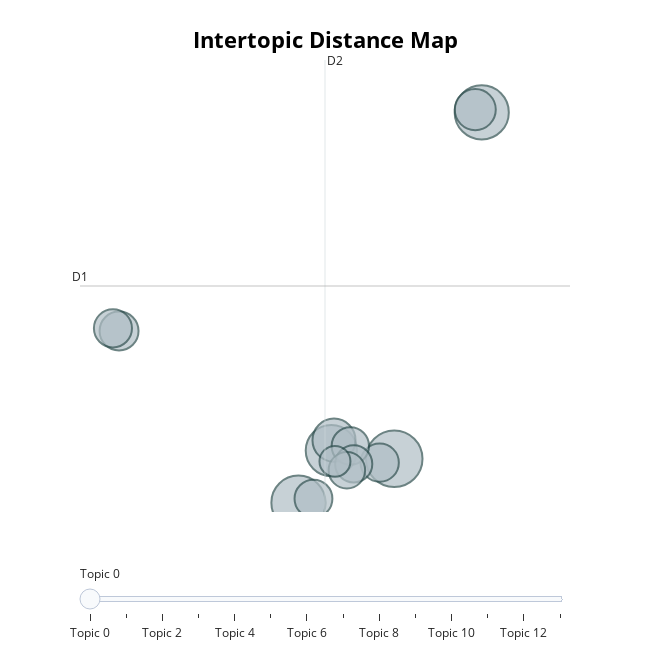

This figure's notebook cell:
### Code cell
model.visualize_topics()

### Figure 1 — Plotly figure (JSON) as saved in the notebook; plotly's stock layout.template omitted (floating-point values rounded to 4 significant figures)
{"data": [{"customdata": [[0, "electoral | college | vote | president | electors", 190], [1, "cars | driving | driverless | car | driver", 174], [2, "advice | people | ask | multiple | opinions", 174], [3, "online | students | classes | school | home", 156], [4, "emotions | facial | technology | computer | could", 110], [5, "car | cars | usage | air | pollution", 100], [6, "venus | author | planet | earth | dangers", 90], [7, "sports | average | grade | grades | school", 87], [8, "face | mars | landform | aliens | natural", 86], [9, "community | service | think | help | school", 85], [10, "phones | cell | phone | use | class", 83], [11, "extracurricular | activities | activity | students | school", 82], [12, "projects | summer | project | students | designed", 79], [13, "seagoing | animals | cowboys | cowboy | luke", 57]], "hovertemplate": "<b>Topic %{customdata[0]}</b><br>%{customdata[1]}<br>Size: %{customdata[2]}", "legendgroup": "", "marker": {"color": "#B0BEC5", "line": {"color": "DarkSlateGrey", "width": 2}, "size": [190, 174, 174, 156, 110, 100, 90, 87, 86, 85, 83, 82, 79, 57], "sizemode": "area", "sizeref": 0.1187, "symbol": "circle"}, "mode": "markers", "name": "", "orientation": "v", "showlegend": false, "type": "scatter", "x": [13.39, 15.73, 10.83, 11.71, 11.78, 15.56, 6.035, 13.0, 5.872, 11.23, 12.22, 12.31, 12.13, 11.81], "xaxis": "x", "y": [-1.136, 20.24, -3.842, -0.6268, 0.01621, 20.41, 6.75, -1.372, 6.913, -3.598, -0.3431, -1.45, -1.841, -1.294], "yaxis": "y"}], "layout": {"annotations": [{"showarrow": false, "text": "D1", "x": 4.991, "y": 9.528, "yshift": 10}, {"showarrow": false, "text": "D2", "x": 11.54, "xshift": 10, "y": 23.47}], "height": 650, "hoverlabel": {"bgcolor": "white", "font": {"family": "Rockwell", "size": 16}}, "legend": {"itemsizing": "constant", "tracegroupgap": 0}, "margin": {"t": 60}, "shapes": [{"line": {"color": "#CFD8DC", "width": 2}, "type": "line", "x0": 11.54, "x1": 11.54, "y0": -4.418, "y1": 23.47}, {"line": {"color": "#9E9E9E", "width": 2}, "type": "line", "x0": 4.991, "x1": 18.09, "y0": 9.528, "y1": 9.528}], "sliders": [{"active": 0, "pad": {"t": 50}, "steps": [{"args": [{"marker.color": [["red", "#B0BEC5", "#B0BEC5", "#B0BEC5", "#B0BEC5", "#B0BEC5", "#B0BEC5", "#B0BEC5", "#B0BEC5", "#B0BEC5", "#B0BEC5", "#B0BEC5", "#B0BEC5", "#B0BEC5"]]}], "label": "Topic 0", "method": "update"}, {"args": [{"marker.color": [["#B0BEC5", "red", "#B0BEC5", "#B0BEC5", "#B0BEC5", "#B0BEC5", "#B0BEC5", "#B0BEC5", "#B0BEC5", "#B0BEC5", "#B0BEC5", "#B0BEC5", "#B0BEC5", "#B0BEC5"]]}], "label": "Topic 1", "method": "update"}, {"args": [{"marker.color": [["#B0BEC5", "#B0BEC5", "red", "#B0BEC5", "#B0BEC5", "#B0BEC5", "#B0BEC5", "#B0BEC5", "#B0BEC5", "#B0BEC5", "#B0BEC5", "#B0BEC5", "#B0BEC5", "#B0BEC5"]]}], "label": "Topic 2", "method": "update"}, {"args": [{"marker.color": [["#B0BEC5", "#B0BEC5", "#B0BEC5", "red", "#B0BEC5", "#B0BEC5", "#B0BEC5", "#B0BEC5", "#B0BEC5", "#B0BEC5", "#B0BEC5", "#B0BEC5", "#B0BEC5", "#B0BEC5"]]}], "label": "Topic 3", "method": "update"}, {"args": [{"marker.color": [["#B0BEC5", "#B0BEC5", "#B0BEC5", "#B0BEC5", "red", "#B0BEC5", "#B0BEC5", "#B0BEC5", "#B0BEC5", "#B0BEC5", "#B0BEC5", "#B0BEC5", "#B0BEC5", "#B0BEC5"]]}], "label": "Topic 4", "method": "update"}, {"args": [{"marker.color": [["#B0BEC5", "#B0BEC5", "#B0BEC5", "#B0BEC5", "#B0BEC5", "red", "#B0BEC5", "#B0BEC5", "#B0BEC5", "#B0BEC5", "#B0BEC5", "#B0BEC5", "#B0BEC5", "#B0BEC5"]]}], "label": "Topic 5", "method": "update"}, {"args": [{"marker.color": [["#B0BEC5", "#B0BEC5", "#B0BEC5", "#B0BEC5", "#B0BEC5", "#B0BEC5", "red", "#B0BEC5", "#B0BEC5", "#B0BEC5", "#B0BEC5", "#B0BEC5", "#B0BEC5", "#B0BEC5"]]}], "label": "Topic 6", "method": "update"}, {"args": [{"marker.color": [["#B0BEC5", "#B0BEC5", "#B0BEC5", "#B0BEC5", "#B0BEC5", "#B0BEC5", "#B0BEC5", "red", "#B0BEC5", "#B0BEC5", "#B0BEC5", "#B0BEC5", "#B0BEC5", "#B0BEC5"]]}], "label": "Topic 7", "method": "update"}, {"args": [{"marker.color": [["#B0BEC5", "#B0BEC5", "#B0BEC5", "#B0BEC5", "#B0BEC5", "#B0BEC5", "#B0BEC5", "#B0BEC5", "red", "#B0BEC5", "#B0BEC5", "#B0BEC5", "#B0BEC5", "#B0BEC5"]]}], "label": "Topic 8", "method": "update"}, {"args": [{"marker.color": [["#B0BEC5", "#B0BEC5", "#B0BEC5", "#B0BEC5", "#B0BEC5", "#B0BEC5", "#B0BEC5", "#B0BEC5", "#B0BEC5", "red", "#B0BEC5", "#B0BEC5", "#B0BEC5", "#B0BEC5"]]}], "label": "Topic 9", "method": "update"}, {"args": [{"marker.color": [["#B0BEC5", "#B0BEC5", "#B0BEC5", "#B0BEC5", "#B0BEC5", "#B0BEC5", "#B0BEC5", "#B0BEC5", "#B0BEC5", "#B0BEC5", "red", "#B0BEC5", "#B0BEC5", "#B0BEC5"]]}], "label": "Topic 10", "method": "update"}, {"args": [{"marker.color": [["#B0BEC5", "#B0BEC5", "#B0BEC5", "#B0BEC5", "#B0BEC5", "#B0BEC5", "#B0BEC5", "#B0BEC5", "#B0BEC5", "#B0BEC5", "#B0BEC5", "red", "#B0BEC5", "#B0BEC5"]]}], "label": "Topic 11", "method": "update"}, {"args": [{"marker.color": [["#B0BEC5", "#B0BEC5", "#B0BEC5", "#B0BEC5", "#B0BEC5", "#B0BEC5", "#B0BEC5", "#B0BEC5", "#B0BEC5", "#B0BEC5", "#B0BEC5", "#B0BEC5", "red", "#B0BEC5"]]}], "label": "Topic 12", "method": "update"}, {"args": [{"marker.color": [["#B0BEC5", "#B0BEC5", "#B0BEC5", "#B0BEC5", "#B0BEC5", "#B0BEC5", "#B0BEC5", "#B0BEC5", "#B0BEC5", "#B0BEC5", "#B0BEC5", "#B0BEC5", "#B0BEC5", "red"]]}], "label": "Topic 13", "method": "update"}]}], "title": {"font": {"color": "Black", "size": 22}, "text": "<b>Intertopic Distance Map</b>", "x": 0.5, "xanchor": "center", "y": 0.95, "yanchor": "top"}, "width": 650, "xaxis": {"anchor": "y", "domain": [0, 1], "range": [4.991, 18.09], "title": {"text": ""}, "visible": false}, "yaxis": {"anchor": "x", "domain": [0, 1], "range": [-4.418, 23.47], "title": {"text": ""}, "visible": false}}}
